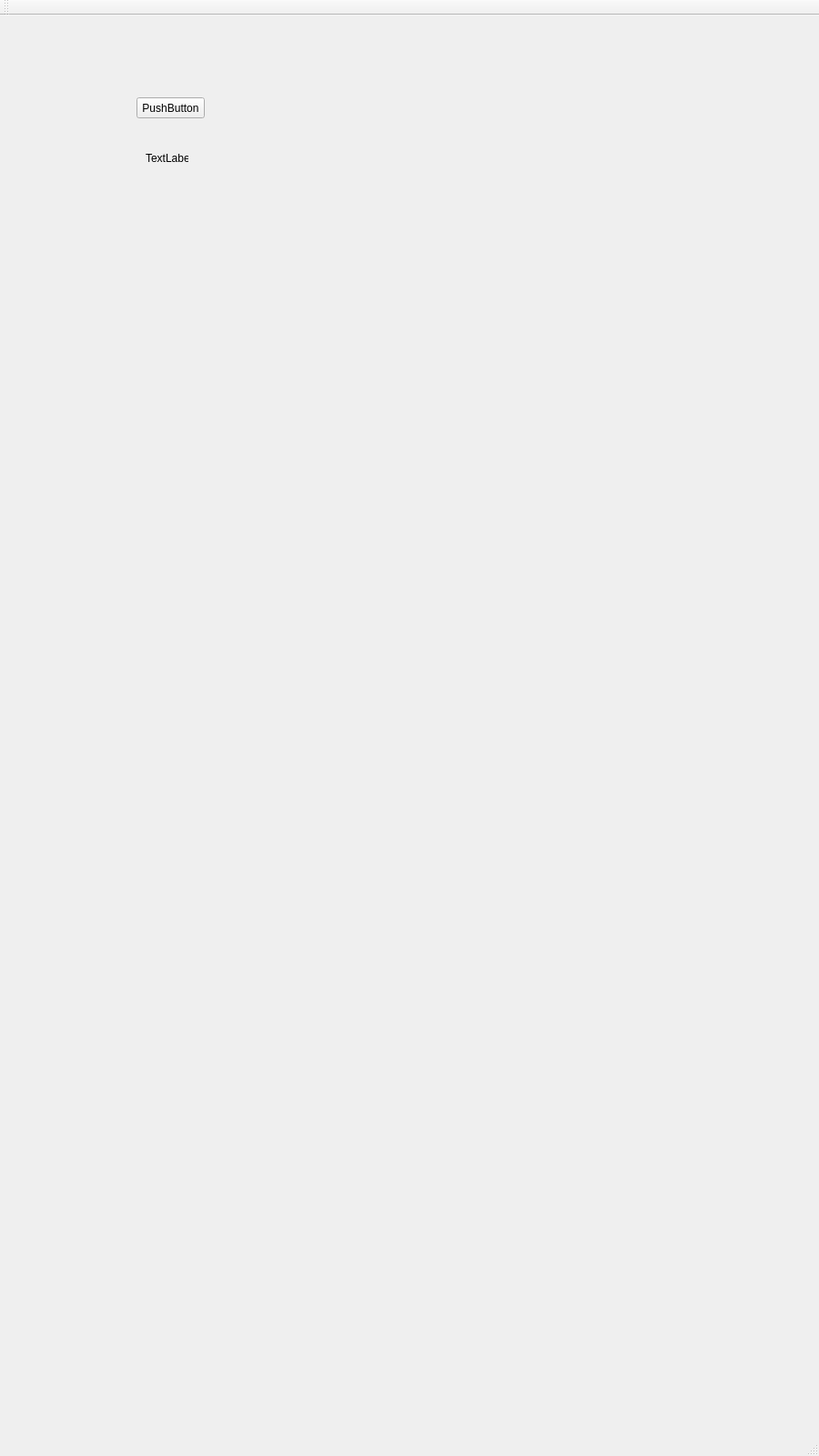
<?xml version="1.0" encoding="UTF-8"?>
<ui version="4.0">
 <class>MainWindow</class>
 <widget class="QMainWindow" name="MainWindow">
  <property name="geometry">
   <rect>
    <x>0</x>
    <y>0</y>
    <width>900</width>
    <height>1600</height>
   </rect>
  </property>
  <property name="windowTitle">
   <string>MainWindow</string>
  </property>
  <widget class="QWidget" name="centralWidget">
   <widget class="QPushButton" name="pushButton">
    <property name="geometry">
     <rect>
      <x>150</x>
      <y>90</y>
      <width>75</width>
      <height>23</height>
     </rect>
    </property>
    <property name="text">
     <string>PushButton</string>
    </property>
   </widget>
   <widget class="QLabel" name="label">
    <property name="geometry">
     <rect>
      <x>160</x>
      <y>150</y>
      <width>47</width>
      <height>13</height>
     </rect>
    </property>
    <property name="text">
     <string>TextLabel</string>
    </property>
   </widget>
  </widget>
  <widget class="QMenuBar" name="menuBar">
   <property name="geometry">
    <rect>
     <x>0</x>
     <y>0</y>
     <width>900</width>
     <height>21</height>
    </rect>
   </property>
  </widget>
  <widget class="QToolBar" name="mainToolBar">
   <attribute name="toolBarArea">
    <enum>TopToolBarArea</enum>
   </attribute>
   <attribute name="toolBarBreak">
    <bool>false</bool>
   </attribute>
  </widget>
  <widget class="QStatusBar" name="statusBar"/>
 </widget>
 <layoutdefault spacing="6" margin="11"/>
 <resources/>
 <connections/>
</ui>
